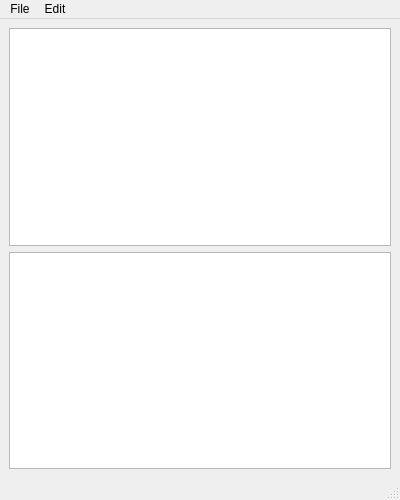
<?xml version="1.0" encoding="UTF-8"?>
<ui version="4.0">
 <class>MainWindow</class>
 <widget class="QMainWindow" name="MainWindow">
  <property name="geometry">
   <rect>
    <x>0</x>
    <y>0</y>
    <width>400</width>
    <height>500</height>
   </rect>
  </property>
  <property name="windowTitle">
   <string>MainWindow</string>
  </property>
  <widget class="QWidget" name="centralwidget">
   <layout class="QVBoxLayout" name="verticalLayout">
    <item>
     <widget class="QTreeView" name="treeView">
      <property name="alternatingRowColors">
       <bool>true</bool>
      </property>
      <property name="selectionMode">
       <enum>QAbstractItemView::ExtendedSelection</enum>
      </property>
      <property name="selectionBehavior">
       <enum>QAbstractItemView::SelectItems</enum>
      </property>
     </widget>
    </item>
    <item>
     <widget class="QTableView" name="tableView">
      <property name="alternatingRowColors">
       <bool>true</bool>
      </property>
      <property name="sortingEnabled">
       <bool>false</bool>
      </property>
     </widget>
    </item>
   </layout>
  </widget>
  <widget class="QMenuBar" name="menubar">
   <property name="geometry">
    <rect>
     <x>0</x>
     <y>0</y>
     <width>400</width>
     <height>22</height>
    </rect>
   </property>
   <widget class="QMenu" name="menuFile">
    <property name="title">
     <string>File</string>
    </property>
    <addaction name="actionOpen"/>
    <addaction name="actionSave"/>
    <addaction name="actionOpenTable"/>
   </widget>
   <widget class="QMenu" name="menuEdit">
    <property name="title">
     <string>Edit</string>
    </property>
    <addaction name="actionAddChild"/>
    <addaction name="actionDelete"/>
    <addaction name="actionAdd_Table_Row"/>
    <addaction name="actionDelete_Table_Row"/>
   </widget>
   <addaction name="menuFile"/>
   <addaction name="menuEdit"/>
  </widget>
  <widget class="QStatusBar" name="statusbar"/>
  <action name="actionOpen">
   <property name="text">
    <string>OpenTree</string>
   </property>
  </action>
  <action name="actionSave">
   <property name="text">
    <string>SaveTree</string>
   </property>
  </action>
  <action name="actionAddChild">
   <property name="text">
    <string>Add child</string>
   </property>
  </action>
  <action name="actionDelete">
   <property name="text">
    <string>Delete</string>
   </property>
  </action>
  <action name="actionOpenTable">
   <property name="text">
    <string>OpenTable</string>
   </property>
  </action>
  <action name="actionAdd_Table_Row">
   <property name="text">
    <string>Add Table Row</string>
   </property>
  </action>
  <action name="actionDelete_Table_Row">
   <property name="text">
    <string>Delete Table Row</string>
   </property>
  </action>
 </widget>
 <resources/>
 <connections/>
</ui>
